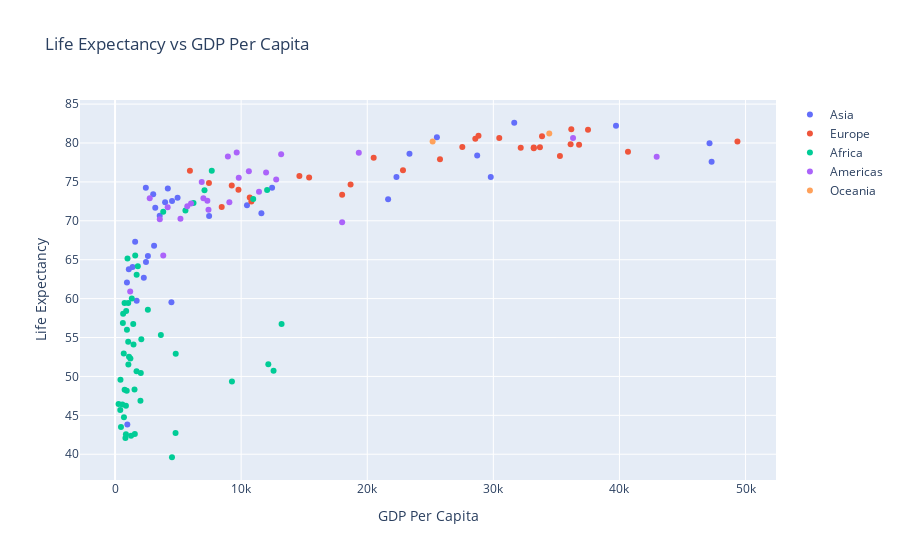

The notebook cell saved with this chart:
### Code cell
# Same plot with plotly grammar
# imagine having 100 splits
# wont be possible to write 100 such lines, will take effort, time and can be cause of mistake
trace1=go.Scatter(y=gapminder_subset[gapminder_subset['continent']=='Asia']["lifeExp"],x=gapminder_subset[gapminder_subset['continent']=='Asia']["gdpPercap"],name='Asia',mode='markers') 
trace2=go.Scatter(y=gapminder_subset[gapminder_subset['continent']=='Europe']["lifeExp"],x=gapminder_subset[gapminder_subset['continent']=='Europe']["gdpPercap"],name='Europe',mode='markers') 
trace3=go.Scatter(y=gapminder_subset[gapminder_subset['continent']=='Africa']["lifeExp"],x=gapminder_subset[gapminder_subset['continent']=='Africa']["gdpPercap"],name='Africa',mode='markers')
trace4=go.Scatter(y=gapminder_subset[gapminder_subset['continent']=='Americas']["lifeExp"],x=gapminder_subset[gapminder_subset['continent']=='Americas']["gdpPercap"],name='Americas',mode='markers')
trace5=go.Scatter(y=gapminder_subset[gapminder_subset['continent']=='Oceania']["lifeExp"],x=gapminder_subset[gapminder_subset['continent']=='Oceania']["gdpPercap"],name='Oceania',mode='markers')
data=[trace1,trace2,trace3,trace4,trace5]
layout=go.Layout(title='Life Expectancy vs GDP Per Capita', yaxis=dict(title='Life Expectancy'),xaxis=dict(title='GDP Per Capita'),hovermode='closest')
figure=go.Figure(data=data,layout=layout)
iplot(figure)

### Figure 1 — Plotly figure (JSON) as saved in the notebook; plotly's stock layout.template omitted (floating-point values rounded to 4 significant figures)
{"data": [{"mode": "markers", "name": "Asia", "type": "scatter", "x": [974.6, 29800.0, 1391.0, 1714.0, 4959.0, 39720.0, 2452.0, 3541.0, 11610.0, 4471.0, 25520.0, 31660.0, 4519.0, 1593.0, 23350.0, 47310.0, 10460.0, 12450.0, 3096.0, 944, 1091.0, 22320.0, 2606.0, 3190.0, 21650.0, 47140.0, 3970.0, 4185.0, 28720.0, 7458.0, 2442.0, 3025.0, 2281.0], "y": [43.83, 75.64, 64.06, 59.72, 72.96, 82.21, 64.7, 70.65, 70.96, 59.55, 80.75, 82.6, 72.53, 67.3, 78.62, 77.59, 71.99, 74.24, 66.8, 62.07, 63.78, 75.64, 65.48, 71.69, 72.78, 79.97, 72.4, 74.14, 78.4, 70.62, 74.25, 73.42, 62.7]}, {"mode": "markers", "name": "Europe", "type": "scatter", "x": [5937.0, 36130.0, 33690.0, 7446.0, 10680.0, 14620.0, 22830.0, 35280.0, 33210.0, 30470.0, 32170.0, 27540.0, 18010.0, 36180.0, 40680.0, 28570.0, 9254.0, 36800.0, 49360.0, 15390.0, 20510.0, 10810.0, 9787.0, 18680.0, 25770.0, 28820.0, 33860.0, 37510.0, 8458.0, 33200.0], "y": [76.42, 79.83, 79.44, 74.85, 73.0, 75.75, 76.49, 78.33, 79.31, 80.66, 79.41, 79.48, 73.34, 81.76, 78.89, 80.55, 74.54, 79.76, 80.2, 75.56, 78.1, 72.48, 74.0, 74.66, 77.93, 80.94, 80.88, 81.7, 71.78, 79.42]}, {"mode": "markers", "name": "Africa", "type": "scatter", "x": [6223.0, 4797.0, 1441.0, 12570.0, 1217.0, 430.1, 2042.0, 706.0, 1704.0, 986.1, 277.6, 3633.0, 1545.0, 2082.0, 5581.0, 12150.0, 641.4, 690.8, 13210.0, 752.7, 1328.0, 942.7, 579.2, 1463.0, 1569.0, 414.5, 12060.0, 1045.0, 759.3, 1043.0, 1803.0, 10960.0, 3820.0, 823.7, 4811.0, 619.7, 2014.0, 7670.0, 863.1, 1598.0, 1712.0, 862.5, 926.1, 9270.0, 2602.0, 4513.0, 1107.0, 883.0, 7093.0, 1056.0, 1271.0, 469.7], "y": [72.3, 42.73, 56.73, 50.73, 52.3, 49.58, 50.43, 44.74, 50.65, 65.15, 46.46, 55.32, 48.33, 54.79, 71.34, 51.58, 58.04, 52.95, 56.73, 59.45, 60.02, 56.01, 46.39, 54.11, 42.59, 45.68, 73.95, 59.44, 48.3, 54.47, 64.16, 72.8, 71.16, 42.08, 52.91, 56.87, 46.86, 76.44, 46.24, 65.53, 63.06, 42.57, 48.16, 49.34, 58.56, 39.61, 52.52, 58.42, 73.92, 51.54, 42.38, 43.49]}, {"mode": "markers", "name": "Americas", "type": "scatter", "x": [12780.0, 3822.0, 9066.0, 36320.0, 13170.0, 7007.0, 9645.0, 8948.0, 6025.0, 6873.0, 5728.0, 5186.0, 1202.0, 3548.0, 7321.0, 11980.0, 2749.0, 9809.0, 4173.0, 7409.0, 19330.0, 18010.0, 42950.0, 10610.0, 11420.0], "y": [75.32, 65.55, 72.39, 80.65, 78.55, 72.89, 78.78, 78.27, 72.23, 74.99, 71.88, 70.26, 60.92, 70.2, 72.57, 76.19, 72.9, 75.54, 71.75, 71.42, 78.75, 69.82, 78.24, 76.38, 73.75]}, {"mode": "markers", "name": "Oceania", "type": "scatter", "x": [34440.0, 25190.0], "y": [81.23, 80.2]}], "layout": {"hovermode": "closest", "title": {"text": "Life Expectancy vs GDP Per Capita"}, "xaxis": {"title": {"text": "GDP Per Capita"}}, "yaxis": {"title": {"text": "Life Expectancy"}}}}
